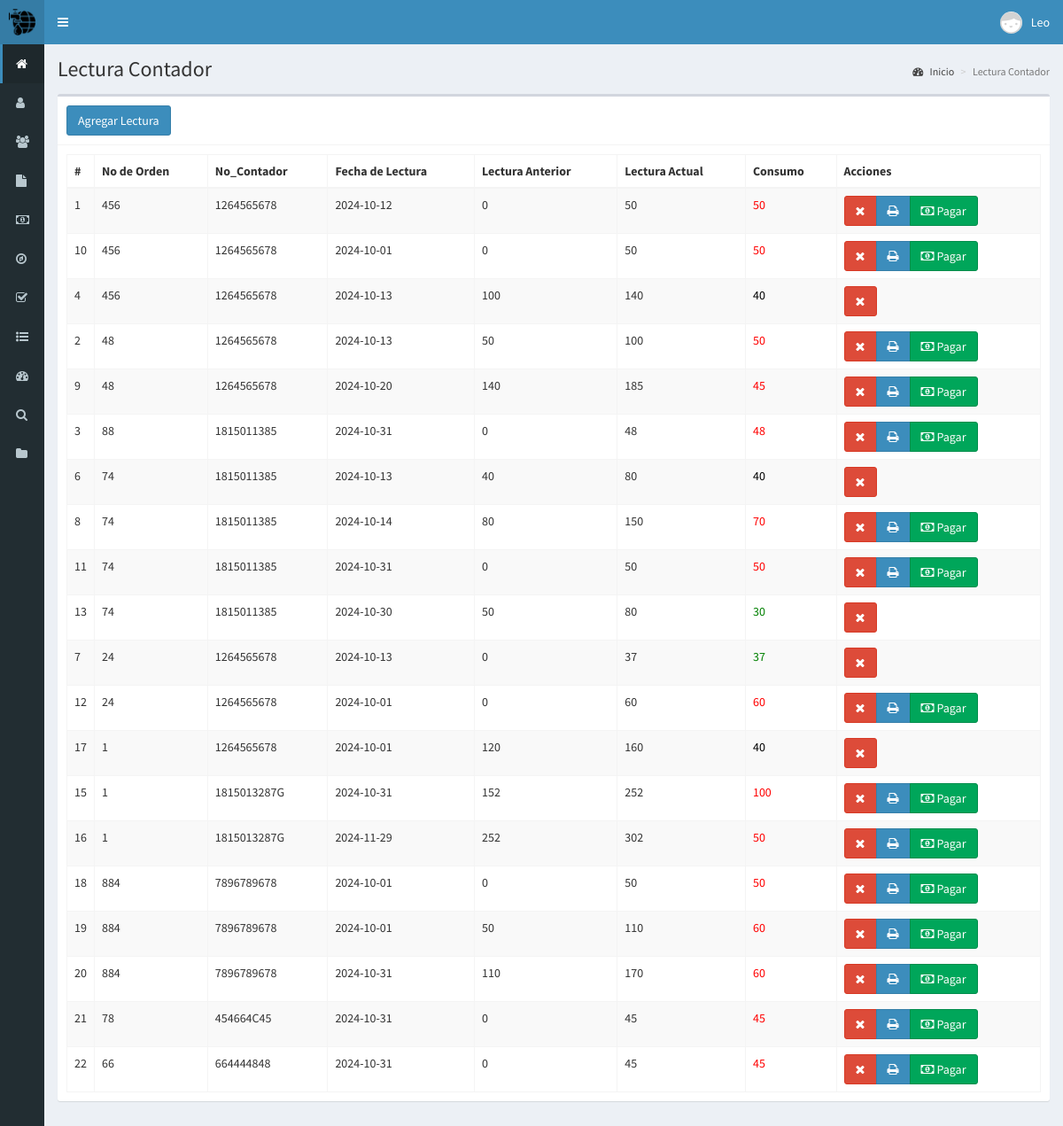
The app's page /lectura (signed in) with its own data.
### tables this page shows
CREATE TABLE `lectura` (
  `idlectura` bigint(20) NOT NULL,
  `idusuario_contador` bigint(20) NOT NULL,
  `fecha_lectura` date NOT NULL,
  `lectura_actual` float NOT NULL,
  `lectura_anterior` float DEFAULT NULL,
  `consumo` float DEFAULT NULL
);

CREATE TABLE `usuario` (
  `idusuario` bigint(20) NOT NULL,
  `no_orden` int(8) NOT NULL,
  `nombres` varchar(100) DEFAULT NULL,
  `apellidos` varchar(100) DEFAULT NULL,
  `telefono` varchar(10) DEFAULT NULL,
  `dpi` varchar(30) DEFAULT NULL,
  `direccion` varchar(100) DEFAULT NULL,
  `estado` enum('ACTIVO','INACTIVO') DEFAULT 'ACTIVO',
  `fecha_creacion` datetime DEFAULT current_timestamp(),
  `ultima_actualizacion` datetime DEFAULT current_timestamp() ON UPDATE current_timestamp()
);

CREATE TABLE `contador` (
  `idcontador` bigint(20) NOT NULL,
  `no_contador` varchar(255) DEFAULT NULL,
  `descripcion` varchar(255) DEFAULT NULL,
  `fecha_instalacion` date DEFAULT NULL,
  `ultimo_mantenimiento` date DEFAULT NULL,
  `lectura_actual` int(25) DEFAULT NULL,
  `estado` enum('ACTIVO','INACTIVO','MANTENIMIENTO','RETIRADO','CANDELA') DEFAULT 'ACTIVO'
);

### controladores/plantilla.controlador.php (called while the page is built)
<?php
class ControladorPlantilla{
	static public function ctrPlantilla(){
		include "vistas/plantilla.php";
	}
}

### index.php (called while the page is built, shortened)
<?php
require_once "controladores/plantilla.controlador.php";
require_once "controladores/usuarios.controlador.php";
require_once "controladores/lectura.controlador.php";
require_once "controladores/exceso.controlador.php";
require_once "controladores/estadocuenta.controlador.php";
require_once "modelos/lectura.modelo.php";
require_once "modelos/exceso.modelo.php";
$plantilla = new ControladorPlantilla();
$plantilla -> ctrPlantilla();

### controladores/lectura.controlador.php (called while the page is built, shortened)
<?php
class ControladorLectura {
    static public function ctrMostrarLectura($item, $valor) {
        $tabla = "lectura";
        $respuesta = ModeloLectura::mdlMostrarLectura($tabla, $item, $valor);
        return $respuesta;
    }
}
?>

### modelos/conexion.php (called while the page is built)
<?php
class Conexion {
		static public function conectar() {
		   try {
			  $link = new PDO("mysql:host=localhost;dbname=db_proyecto", "root", "");
			  $link->exec("set names utf8");
			  $link->setAttribute(PDO::ATTR_ERRMODE, PDO::ERRMODE_EXCEPTION);
			  return $link;
		   } catch (PDOException $e) {
			  die("Error en la conexión: " . $e->getMessage());
		   }
		}
}

### modelos/lectura.modelo.php (called while the page is built, shortened)
<?php
require_once "conexion.php";
class ModeloLectura {
    static public function mdlMostrarLectura($tabla, $item, $valor) {
        if ($item != null) {
            $stmt = Conexion::conectar()->prepare("
                SELECT
                    l.idlectura,
                    l.idusuario_contador,
                    u.idusuario,
                    u.nombres,
                    u.apellidos,
                    u.telefono,
                    u.no_orden,
                    c.no_contador,
                    uc.fecha_asignacion,
                    l.lectura_actual,
                    l.lectura_anterior,
                    l.consumo,
                    l.fecha_lectura
                FROM
                    lectura l
                INNER JOIN
                    usuario_contador uc ON l.idusuario_contador = uc.idusuario_contador
                INNER JOIN
                    usuario u ON uc.idusuario = u.idusuario
                INNER JOIN
                    contador c ON uc.idcontador = c.idcontador
                WHERE $item = :$item");
            $stmt->bindParam(":" . $item, $valor, PDO::PARAM_STR);
            $stmt->execute();
            return $stmt->fetch();
        } else {
            $stmt = Conexion::conectar()->prepare("
                SELECT
                    l.idlectura,
                    l.idusuario_contador,
                    u.idusuario,
                    u.nombres,
                    u.apellidos,
                    u.telefono,
                    u.no_orden,
                    c.no_contador,
                    uc.fecha_asignacion,
                    l.lectura_actual,
                    l.lectura_anterior,
                    l.consumo,
                    l.fecha_lectura
                FROM
                    lectura l
                INNER JOIN
                    usuario_contador uc ON l.idusuario_contador = uc.idusuario_contador
                INNER JOIN
                    usuario u ON uc.idusuario = u.idusuario
                INNER JOIN
                    contador c ON uc.idcontador = c.idcontador
            ");
            $stmt->execute();
            return $stmt->fetchAll();
        }
    }
}
?>

### controladores/exceso.controlador.php (called while the page is built, shortened)
<?php
Class ControladorExceso{
    static public function ctrMostrarExceso($item, $valor) {
        $tabla = "cobro_servicio";
        $respuesta = ModeloExceso::mdlMostrarExceso($tabla, $item, $valor);
        return $respuesta;
    }
}
?>

### modelos/exceso.modelo.php (called while the page is built, shortened)
<?php
require_once "conexion.php";
class ModeloExceso {
        static public function mdlMostrarExceso($tabla, $item, $valor) {
            if ($item != null) {
                $stmt = Conexion::conectar()->prepare("
                    SELECT
                        cs.idcobro,
                        l.idlectura,
                        u.nombres,
                        u.apellidos,
                        c.no_contador,
                        cs.detalle,
                        cs.exceso_menor,
                        cs.exceso_mayor,
                        cs.total_exceso,
                        cs.total_a_pagar,
                        cs.tipo_cobro,
                        cs.fecha_cobro,
                        cs.estado_cobro
                    FROM
                        $tabla cs
                    INNER JOIN
                        lectura l ON cs.idlectura = l.idlectura
                    INNER JOIN
                        usuario_contador uc ON l.idusuario_contador = uc.idusuario_contador
                    INNER JOIN
                        usuario u ON uc.idusuario = u.idusuario
                    INNER JOIN
                        contador c ON uc.idcontador = c.idcontador
                    WHERE cs.$item = :$item
                ");
                $stmt->bindParam(":" . $item, $valor, PDO::PARAM_INT);
                $stmt->execute();
                return $stmt->fetch(PDO::FETCH_ASSOC);
            }
        }
}
?>

### vistas/modulos/lectura.php (the view, shortened to what this page needs)
<div class="content-wrapper">
  <section class="content-header">
    <h1>
      Lectura Contador
    </h1>
    <ol class="breadcrumb">
      <li><a href="inicio"><i class="fa fa-dashboard"></i> Inicio</a></li>
      <li class="active">Lectura Contador</li>
    </ol>
  </section>
  <section class="content">
    <div class="box">
      <div class="box-header with-border">
      <button class="btn btn-primary" data-toggle="modal" data-target="#modalAgregarContador">
          Agregar Lectura
        </button>
      </div>
      <div class="box-body">
      <table class="table table-bordered table-striped dt-responsive tablas" width="100%">
      <thead>
         <tr>
           <th style="width:10px">#</th>
           <th>No de Orden</th>
           <th>No_Contador</th>
           <th>Fecha de Lectura</th>
           <th>Lectura Anterior</th>
           <th>Lectura Actual</th>
           <th>Consumo</th>
           <th>Acciones</th>
         </tr>
        </thead>
        <tbody>
        <?php
$item = null;
$valor = null;
$Lectura = ControladorLectura::ctrMostrarLectura($item, $valor);
foreach ($Lectura as $key => $value) {
    echo '<tr>
        <td>' . $value["idlectura"] . '</td>
        <td>' . $value["no_orden"] . '</td>
        <td>' . $value["no_contador"] . '</td>
        <td>' . $value["fecha_lectura"] . '</td>
        <td>' . $value["lectura_anterior"] . '</td>
        <td>' . $value["lectura_actual"] . '</td>';
    echo '<td style="color:' . ($value["consumo"] > 40 ? 'red' : ($value["consumo"] < 40 ? 'green' : 'black')) . ';">' . $value["consumo"] . '</td>';
    echo '<td>
        <div class="btn-group">
                        <button class="btn btn-danger btnEliminarLectura"
            idLectura="'.$value["idlectura"].'">
            <i class="fa fa-times"></i></button>';
    $cobroExceso = ControladorExceso::ctrMostrarExceso('idlectura', $value["idlectura"]);
    if ($cobroExceso) {
        echo '<a href="extensiones/ticketcobro.php?idCobro=' . $cobroExceso["idcobro"] . '" target="_blank" class="btn btn-primary"><i class="fa fa-print"></i></a>';
        echo '<a href="pagos" class="btn btn-success"><i class="fa fa-money"></i> Pagar</a>';
    }
    echo '</div>
        </td>
    </tr>';
}
?>
        </tbody>
      </table>
      </div>
    </div>
  </section>
</div>

### vistas/plantilla.php (shortened to what this page needs)
<!DOCTYPE html>
<html>
<head>
  <link rel="stylesheet" href="vistas/bower_components/bootstrap/dist/css/bootstrap.min.css">
  <link rel="stylesheet" href="vistas/bower_components/font-awesome/css/font-awesome.min.css">
  <link rel="stylesheet" href="vistas/bower_components/Ionicons/css/ionicons.min.css">
  <link rel="stylesheet" href="vistas/dist/css/AdminLTE.css">
  <link rel="stylesheet" href="vistas/dist/css/skins/_all-skins.min.css">
    <link rel="stylesheet" href="vistas/bower_components/datatables.net-bs/css/dataTables.bootstrap.min.css">
    <link rel="stylesheet" href="vistas/bower_components/datatables.net-bs/css/responsive.bootstrap.min.css">
  <link href="https://cdn.jsdelivr.net/npm/select2@4.1.0-rc.0/dist/css/select2.min.css" rel="stylesheet" />
</head>
<body class="hold-transition skin-blue sidebar-collapse sidebar-mini login-page">
<?php
if(isset($_SESSION["iniciarSesion"]) && $_SESSION["iniciarSesion"] == "ok"){
  echo '<div class="wrapper">';
  include "modulos/cabezote.php";
  include "modulos/menu.php";
  if(isset($_GET["ruta"])){
    if($_GET["ruta"] == "inicio" ||
       $_GET["ruta"] == "usuarios" ||
       $_GET["ruta"] == "usuariosproyecto" ||
       $_GET["ruta"] == "certificado" ||
       $_GET["ruta"] == "tarifas" ||
       $_GET["ruta"] == "contadores" ||
       $_GET["ruta"] == "asignarcontador" ||
       $_GET["ruta"] == "exceso" ||
       $_GET["ruta"] == "lectura" ||
       $_GET["ruta"] == "pagos" ||
       $_GET["ruta"] == "crear-cobros" ||
       $_GET["ruta"] == "reportecontador" ||
       $_GET["ruta"] == "reportecobros" ||
       $_GET["ruta"] == "reportepagos" ||
       $_GET["ruta"] == "reportelectura" ||
       $_GET["ruta"] == "reportes" ||
       $_GET["ruta"] == "estadocuenta" ||
       $_GET["ruta"] == "salir"){
      include "modulos/".$_GET["ruta"].".php";
    }else{
      include "modulos/404.php";
    }
  }else{
    include "modulos/inicio.php";
  }
  echo '</div>';
 } else{
  include "modulos/login.php";
 }
?>
</body>
</html>

### vistas/modulos/cabezote.php (shortened to what this page needs)
<header class="main-header">
<a href="inicio" class="logo">
	<span class="logo-mini">
		<img src="vistas/img/plantilla/icono.png" class="img-responsive" style="padding:10px">
	</span>
</a>
<nav class="navbar navbar-static-top" role="navigation">
 	<a href="#" class="sidebar-toggle" data-toggle="push-menu" role="button">
     	</a>
	<div class="navbar-custom-menu">
		<ul class="nav navbar-nav">
			<li class="dropdown user user-menu">
				<a href="#" class="dropdown-toggle" data-toggle="dropdown">
					<img src="vistas/img/usuarios/default/anonymous.png" class="user-image">
					<span class="hidden-xs"><?php  echo $_SESSION["nombre"]; ?></span>
				</a>
			</li>
		</ul>
	</div>
</nav>
</header>

### vistas/modulos/menu.php
<aside class="main-sidebar">
	 <section class="sidebar">
		<ul class="sidebar-menu">
			<?php
			if(strpos($_SESSION["perfil"], "Administrador") !== false ||
			strpos($_SESSION["perfil"], "Secretario") !== false ||
			strpos($_SESSION["perfil"], "Tesorero") !== false){
			echo ' <li class="active">
				<a href="inicio">
					<i class="fa fa-home"></i>
					<span>Dashboard</span>
				</a>
			</li>
			';
			}
			?>
			<?php
			if($_SESSION["perfil"] == "Administrador"){
			echo '<li>
				<a href="usuarios">
					<i class="fa fa-user"></i>
					<span>Usuarios Sistema</span>
				</a>
			</li>';
		}
			?>
		<?php
		if(strpos($_SESSION["perfil"], "Administrador") !== false ||
			strpos($_SESSION["perfil"], "Secretario") !== false){
			echo '<li>
				<a href="usuariosproyecto">
					<i class="fa fa-users"></i>
					<span>Usuarios Proyecto</span>
				</a>
			</li>
			<li>
				<a href="certificado">
					<i class="fa fa-file"></i>
					<span>Certificados</span>
				</a>
			</li>';
				 }
			?>
			<?php
			if(strpos($_SESSION["perfil"], "Administrador") !== false ||
				strpos($_SESSION["perfil"], "Tesorero") !== false){
				echo'<li>
				<a href="tarifas">
				<i class="fa fa-money"></i>
				<span>Tarifas</span>
				</a>
			</li>';
			 }
			 ?>
			<?php
			if(strpos($_SESSION["perfil"], "Administrador") !== false ||
				strpos($_SESSION["perfil"], "Fontanero") !== false){
			echo'
			<li>
				<a href="lectura">
				<i class="fa fa-compass"></i>
				<span>Lecturas</span>
				</a>
			</li>';
				}
			?>
			<?php
			if(strpos($_SESSION["perfil"], "Administrador") !== false ||
			strpos($_SESSION["perfil"], "Tesorero") !== false ||
			strpos($_SESSION["perfil"], "Fontanero") !== false){
			echo'
			<li>
				<a href="pagos">
				<i class="fa fa-check-square-o"></i>
				<span>Pagos</span>
				</a>
				</li>';
						}
				?>
			<?php
			if(strpos($_SESSION["perfil"], "Administrador") !== false ||
			strpos($_SESSION["perfil"], "Tesorero") !== false){
				echo'
				<li class="treeview">
				<a href="#">
					<i class="fa fa-list-ul"></i>
					<span>Cobros</span>
					<span class="pull-right-container">
						<i class="fa fa-angle-left pull-right"></i>
					</span>
				</a>
				<ul class="treeview-menu">
					<li>
						<a href="exceso">
							<i class="fa fa-circle-o"></i>
							<span>Cobros por Excesos</span>
						</a>
					</li>
					<li>
						<a href="crear-cobros">
							<i class="fa fa-circle-o"></i>
							<span>Crear Cobros</span>
						</a>
					</li>
				</ul>
			</li>';
			}
			?>
			<?php
			if(strpos($_SESSION["perfil"], "Administrador") !== false ||
			strpos($_SESSION["perfil"], "Secretario") !== false){
			echo '
			<li class="treeview">
				<a href="#">
					<i class="fa fa-dashboard"></i>
					<span>Contadores</span>
					<span class="pull-right-container">
						<i class="fa fa-angle-left pull-right"></i>
					</span>
				</a>
				<ul class="treeview-menu">
					<li>
						<a href="contadores">
							<i class="fa fa-circle-o"></i>
							<span>Administrar Contador</span>
						</a>
					</li>
					<li>
						<a href="asignarcontador">
							<i class="fa fa-circle-o"></i>
							<span>Asignar Contador</span>
						</a>
					</li>
					</ul>
			</li>';
			}
			?>
			<?php
			if(strpos($_SESSION["perfil"], "Administrador") !== false ||
			strpos($_SESSION["perfil"], "Secretario") !== false ||
			strpos($_SESSION["perfil"], "Tesorero") !== false){
			echo '<li>
			<a href="estadocuenta">
			<i class="fa  fa-search"></i>
			<span>Estado Cuenta</span>
			</a>
			</li>';
			}
			?>
			<?php
			if(strpos($_SESSION["perfil"], "Administrador") !== false ||
			strpos($_SESSION["perfil"], "Secretario") !== false ||
			strpos($_SESSION["perfil"], "Tesorero") !== false){
			echo'
			<li class="treeview">
				<a href="#">
					<i class="fa fa-folder"></i>
					<span>Reportes</span>
					<span class="pull-right-container">
						<i class="fa fa-angle-left pull-right"></i>
					</span>
				</a>
				<ul class="treeview-menu">
					<li>
						<a href="reportecobros">
							<i class="fa fa-circle-o"></i>
							<span>Cobros Base</span>
						</a>
					</li>
					<li>
						<a href="reportes">
							<i class="fa fa-circle-o"></i>
							<span>Cobros por exceso</span>
						</a>
					</li>
					<li>
						<a href="reportepagos">
							<i class="fa fa-circle-o"></i>
							<span>Pagos</span>
						</a>
					</li>
					<li>
						<a href="reportelectura">
							<i class="fa fa-circle-o"></i>
							<span>Lecturas</span>
						</a>
					</li>
				</ul>
			</li> ';
			}
			?>
		</ul>
	 </section>
</aside>

### records on screen
lectura: idlectura "1", usuario.no_orden "456", contador.no_contador "1264565678", fecha_lectura "2024-10-12", lectura_anterior "0", lectura_actual "50", consumo "50"
lectura: idlectura "10", usuario.no_orden "456", contador.no_contador "1264565678", fecha_lectura "2024-10-01", lectura_anterior "0", lectura_actual "50", consumo "50"
lectura: idlectura "4", usuario.no_orden "456", contador.no_contador "1264565678", fecha_lectura "2024-10-13", lectura_anterior "100", lectura_actual "140", consumo "40"
lectura: idlectura "2", usuario.no_orden "48", contador.no_contador "1264565678", fecha_lectura "2024-10-13", lectura_anterior "50", lectura_actual "100", consumo "50"
lectura: idlectura "9", usuario.no_orden "48", contador.no_contador "1264565678", fecha_lectura "2024-10-20", lectura_anterior "140", lectura_actual "185", consumo "45"
lectura: idlectura "3", usuario.no_orden "88", contador.no_contador "1815011385", fecha_lectura "2024-10-31", lectura_anterior "0", lectura_actual "48", consumo "48"
lectura: idlectura "6", usuario.no_orden "74", contador.no_contador "1815011385", fecha_lectura "2024-10-13", lectura_anterior "40", lectura_actual "80", consumo "40"
lectura: idlectura "8", usuario.no_orden "74", contador.no_contador "1815011385", fecha_lectura "2024-10-14", lectura_anterior "80", lectura_actual "150", consumo "70"
lectura: idlectura "11", usuario.no_orden "74", contador.no_contador "1815011385", fecha_lectura "2024-10-31", lectura_anterior "0", lectura_actual "50", consumo "50"
lectura: idlectura "13", usuario.no_orden "74", contador.no_contador "1815011385", fecha_lectura "2024-10-30", lectura_anterior "50", lectura_actual "80", consumo "30"
lectura: idlectura "7", usuario.no_orden "24", contador.no_contador "1264565678", fecha_lectura "2024-10-13", lectura_anterior "0", lectura_actual "37", consumo "37"
lectura: idlectura "12", usuario.no_orden "24", contador.no_contador "1264565678", fecha_lectura "2024-10-01", lectura_anterior "0", lectura_actual "60", consumo "60"
lectura: idlectura "17", usuario.no_orden "1", contador.no_contador "1264565678", fecha_lectura "2024-10-01", lectura_anterior "120", lectura_actual "160", consumo "40"
lectura: idlectura "15", usuario.no_orden "1", contador.no_contador "1815013287G", fecha_lectura "2024-10-31", lectura_anterior "152", lectura_actual "252", consumo "100"
lectura: idlectura "16", usuario.no_orden "1", contador.no_contador "1815013287G", fecha_lectura "2024-11-29", lectura_anterior "252", lectura_actual "302", consumo "50"
lectura: idlectura "18", usuario.no_orden "884", contador.no_contador "7896789678", fecha_lectura "2024-10-01", lectura_anterior "0", lectura_actual "50", consumo "50"
lectura: idlectura "19", usuario.no_orden "884", contador.no_contador "7896789678", fecha_lectura "2024-10-01", lectura_anterior "50", lectura_actual "110", consumo "60"
lectura: idlectura "20", usuario.no_orden "884", contador.no_contador "7896789678", fecha_lectura "2024-10-31", lectura_anterior "110", lectura_actual "170", consumo "60"
lectura: idlectura "21", usuario.no_orden "78", contador.no_contador "454664C45", fecha_lectura "2024-10-31", lectura_anterior "0", lectura_actual "45", consumo "45"
lectura: idlectura "22", usuario.no_orden "66", contador.no_contador "664444848", fecha_lectura "2024-10-31", lectura_anterior "0", lectura_actual "45", consumo "45"

### other values on screen
$_SESSION["nombre"] "Leo"
